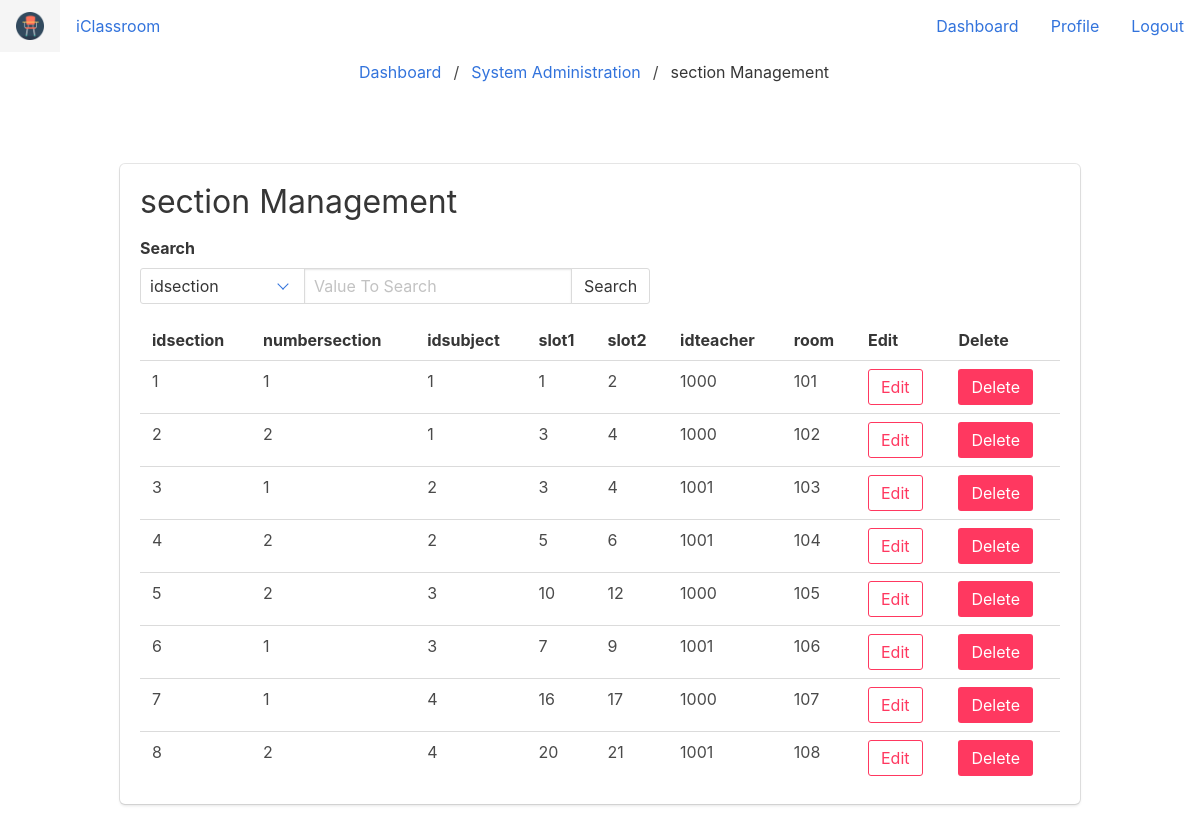
/sysad_section.php, run on the app's committed database.
### tables this page shows
CREATE TABLE `section` (
  `idsection` int(11) NOT NULL,
  `numbersection` int(11) NOT NULL,
  `idsubject` int(11) NOT NULL,
  `slot1` int(11) NOT NULL,
  `slot2` int(11) NOT NULL,
  `idteacher` int(11) NOT NULL,
  `room` varchar(10) NOT NULL
);

### sysad_section.php (the view, shortened to what this page needs)
<?php
    require_once('components.php');
    require_once('connect.php')
  ?>
<!DOCTYPE html>
<html>
<head>
  <link rel="stylesheet" href="css/font-awesome-4.7-1.0/css/font-awesome.min.css">
  <link rel="stylesheet" href="css/bulma.min.css">
</head>
<body>
  <nav class="breadcrumb is-centered" aria-label="breadcrumbs">
    <ul>
      <li><a href="tdashboard.php">Dashboard</a></li>
      <li><a href="sysadmin.php">System Administration</a></li>
      <li class="is-active" aria-current="page"><a href=".php">section Management</a></li>
    </ul>
  </nav>
  <section class="section">
    <div class="container">
      <div class="columns">
        <div class="column">
          <div class="box">
            <div class="content">
              <h1>section Management</h1>
              <form class="" action="sysad_section.php" method="post">
                <label class="label">Search</label>
                <div class="field has-addons">
                  <p class="control">
                    <span class="select">
                      <select name="column">
                        <?php
                        $q = "SELECT * FROM section;";
                        $result = $mysqli->query($q);
                        $row = $result->fetch_assoc();
                        foreach ($row as $key => $value) {
                          echo "<option>".$key."</option>";
                        }
                         ?>
                      </select>
                    </span>
                  </p>
                  <p class="control">
                    <input class="input" type="text" placeholder="Value To Search" name="searchentry">
                  </p>
                  <p class="control">
                    <a class="button">
                      Search
                    </a>
                  </p>
                </div>
              </form>
              <?php if (isset($_POST['searchentry'])): ?>
                <table>
                  <?php
                  $q = "SELECT * FROM section WHERE ".$_POST['column']." = ".$_POST['searchentry'].";";
                  $result = $mysqli->query($q);
                  $i = 0;
                  while ($row = $result->fetch_assoc()) {
                    if($i == 0){
                      echo "<tr>";
                      foreach ($row as $key => $value) {
                        echo "<th>".$key."</th>";
                      }
                      echo "<th>Edit</th>";
                      echo "<th>Delete</th>";
                      echo "</tr>";
                    }
                    echo "<tr>";
                    foreach ($row as $key => $value) {
                      if($key == 'personalid'){
                        echo "<td>**********</td>";
                      }else{
                        echo "<td>".$value."</td>";
                      }
                    }
                    echo "<td><a href='sysad_section_edit.php?id=".$row['idsection']."' class='button is-danger is-outlined'>Edit</a></td>";
                    echo "<td><a href='delete.php?id=".$row['idsection']."&table=section' class='button is-danger'>Delete</a></td>";
                    echo "</tr>";
                    $i+=1;
                  }
                   ?>
                </table>
              <?php else: ?>
                <table>
                  <?php
                  $q = "SELECT * FROM section;";
                  $result = $mysqli->query($q);
                  $i = 0;
                  while ($row = $result->fetch_assoc()) {
                    if($i == 0){
                      echo "<tr>";
                      foreach ($row as $key => $value) {
                        echo "<th>".$key."</th>";
                      }
                      echo "<th>Edit</th>";
                      echo "<th>Delete</th>";
                      echo "</tr>";
                    }
                    echo "<tr>";
                    foreach ($row as $key => $value) {
                      if($key == 'personalid'){
                        echo "<td>**********</td>";
                      }else{
                        echo "<td>".$value."</td>";
                      }
                    }
                    echo "<td><a href='sysad_section_edit.php?id=".$row['idsection']."' class='button is-danger is-outlined'>Edit</a></td>";
                    echo "<td><a href='delete.php?id=".$row['idsection']."&table=section' class='button is-danger'>Delete</a></td>";
                    echo "</tr>";
                    $i+=1;
                  }
                   ?>
                </table>
              <?php endif; ?>
            </div>
          </div>
        </div>
      </div>
    </div>
  </section>
</body>
</html>

### data on the page
section: key "idsection", key "numbersection", key "idsubject", key "slot1", key "slot2", key "idteacher", key "room", idsection "1", numbersection "1", idsubject "1", slot1 "1", slot2 "2", idteacher "1000", room "101"
section: idsection "2", numbersection "2", idsubject "1", slot1 "3", slot2 "4", idteacher "1000", room "102"
section: idsection "3", numbersection "1", idsubject "2", slot1 "3", slot2 "4", idteacher "1001", room "103"
section: idsection "4", numbersection "2", idsubject "2", slot1 "5", slot2 "6", idteacher "1001", room "104"
section: idsection "5", numbersection "2", idsubject "3", slot1 "10", slot2 "12", idteacher "1000", room "105"
section: idsection "6", numbersection "1", idsubject "3", slot1 "7", slot2 "9", idteacher "1001", room "106"
section: idsection "7", numbersection "1", idsubject "4", slot1 "16", slot2 "17", idteacher "1000", room "107"
section: idsection "8", numbersection "2", idsubject "4", slot1 "20", slot2 "21", idteacher "1001", room "108"

### other printed values
form field column "idsection"
